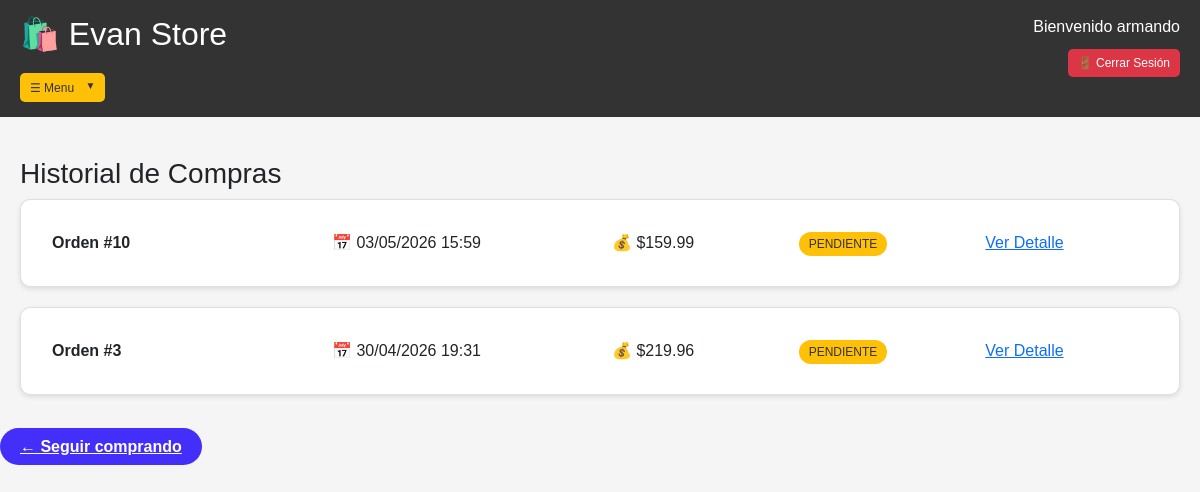
Screenshot of /mis-ordenes (signed in) with the database file from the repository.
### models.py (models this page shows, shortened)
class Usuario(UserMixin, db.Model):
    id = db.Column(db.Integer, primary_key=True)
    nombre = db.Column(db.String(100), nullable=False)
    usuario = db.Column(db.String(80), unique=True, nullable=False)
    celular = db.Column(db.String(20), nullable=False)
    email = db.Column(db.String(120), unique=True, nullable=False)
    password_hash = db.Column(db.String(255), nullable=False)
    es_admin = db.Column(db.Boolean, default=False)
    fecha_registro = db.Column(db.DateTime, default=datetime.utcnow)

class Orden(db.Model):
    id = db.Column(db.Integer, primary_key=True)
    usuario_id = db.Column(db.Integer, db.ForeignKey('usuario.id'), nullable=False)
    fecha = db.Column(db.DateTime, default=datetime.utcnow)
    total = db.Column(db.Float, nullable=False)
    estado = db.Column(db.String(50), default='pendiente')  # pendiente, pagado, enviado, entregado
    usuario = db.relationship('Usuario', backref='ordenes')

### app.py (the view)
@app.route('/mis-ordenes')
@login_required
def mis_ordenes():
    ordenes = Orden.query.filter_by(usuario_id=current_user.id).order_by(Orden.fecha.desc()).all()
    return render_template('mis_ordenes.html', ordenes=ordenes)

### app.py (called while the page is built)
@login_manager.user_loader
def load_user(user_id):
    return Usuario.query.get(int(user_id))

### templates/mis_ordenes.html (shortened to what this page needs)
<!DOCTYPE html>
<html lang="es">
<head>
    <link href="https://cdn.jsdelivr.net/npm/bootstrap@5.1.3/dist/css/bootstrap.min.css" rel="stylesheet">
    <link rel="stylesheet" href="{{ url_for('static', filename='style.css') }}">
</head>
<body>
    {% include 'navbar.html' %}
    <div class="container">
        <h3>Historial de Compras</h3>
        {% if ordenes %}
            {% for orden in ordenes %}
            <div class="card">
                <div class="card-body">
                    <div class="row">
                        <div class="col-md-3">
                            <strong>Orden #{{ orden.id }}</strong>
                        </div>
                        <div class="col-md-3">
                            📅 {{ orden.fecha.strftime('%d/%m/%Y %H:%M') }}
                        </div>
                        <div class="col-md-2">
                            💰 ${{ "%.2f"|format(orden.total) }}
                        </div>
                        <div class="col-md-2">
                            <span class="estado-{{ orden.estado }}">{{ orden.estado|upper }}</span>
                        </div>
                        <div class="col-md-2">
                            <a href="{{ url_for('ver_orden', orden_id=orden.id) }}" class="btn-ver">Ver Detalle</a>
                        </div>
                    </div>
                </div>
            </div>
            {% endfor %}
        {% else %}
            <div class="alert alert-info">
                🛍️ No tienes órdenes de compra aún.
                <a href="{{ url_for('tienda') }}">¡Comienza a comprar!</a>
            </div>
        {% endif %}
    </div>
    <a href="/tienda" class="seguir">← Seguir comprando</a>
</body>
</html>

### templates/navbar.html (shortened to what this page needs)
<link rel="stylesheet" href="{{ url_for('static', filename='style.css') }}">
<div class="navbar">
    <div class="logo-area">
        <h2>🛍️ Evan Store</h2>
        <div class="dropdown" style="margin-top: 10px;">
            <button class="btn btn-warning btn-sm dropdown-toggle" type="button" data-bs-toggle="dropdown">
                ☰   Menu
            </button>
        </div>
    </div>
    <div class="user-area">
        <span>Bienvenido {{ current_user.nombre }}</span>
        <a href="{{ url_for('logout') }}" class="btn btn-danger btn-sm">🚪 Cerrar Sesión</a>
    </div>
</div>

### static/style.css (style rules this page uses)
* { margin: 0;padding: 0;box-sizing: border-box; }
body { font-family: Arial, sans-serif;background: #f5f5f5;min-height: 100vh; }
.navbar { background: #333;padding: 15px 20px;display: flex;justify-content: space-between;align-items: flex-start;flex-wrap: wrap; }
.logo-area h2 { color: white; margin: 0 0 10px 0; }
.user-area { text-align: right; }
.user-area span { display: block; color: white; margin-bottom: 5px; }
.user-area .btn { margin-top: 5px; }
.btn { background: #e10707; color: white; padding: 8px 16px; border-radius: 5px; border: none; cursor: pointer; font-size: 14px; text-decoration: none; display: inline-block; }
.seguir { background: #442ffa; color: white; border: none; padding: 10px 20px; border-radius: 25px; cursor: pointer; font-weight: bold; display: flex-inline; align-items: center; justify-content: center; gap: 8px; }
.btn-warning { background: #ffc107; color: #333; }
.btn-danger { background: #dc3545; color: white; }
.btn-sm { padding: 5px 10px; font-size: 12px; }
.dropdown { position: relative; display: inline-block; }
.dropdown-toggle::after { display: inline-block; margin-left: 8px; content: "▼"; font-size: 10px; border: none; }
.container { max-width: 1400px; margin: 40px auto; padding: 0 20px; }
.card { border-radius: 10px; margin-bottom: 20px; background: white; padding: 15px; box-shadow: 0 2px 5px rgba(0,0,0,0.1); }
.estado-pendiente { background: #ffc107; color: #333; padding: 5px 10px; border-radius: 20px; font-size: 12px; }

### rows the page displays
Usuario: nombre "armando"
Orden: id "10", fecha "03/05/2026 15:59", total "159.99", estado "PENDIENTE"
Orden: id "3", fecha "30/04/2026 19:31", total "219.96", estado "PENDIENTE"
